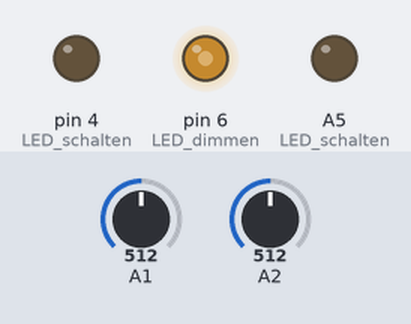
This sketch was run on a simulated Arduino Uno, built with avr-gcc and run on an emulated ATmega328P. Parts: output pins drawn as LEDs (lit = HIGH). The inputs (shaded band) are chosen by the test bench; at power-on: A1 = 512, A2 = 512.

Above: at 1.2 s.
1.3 s: A1 set to 716
At 2.2 s:
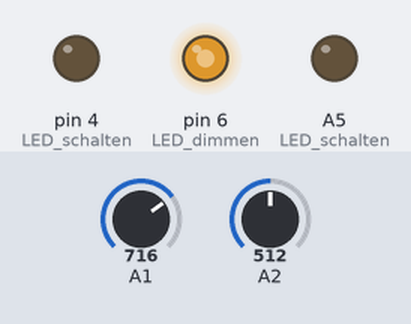
2.8 s: A2 set to 716
At 3.4 s:
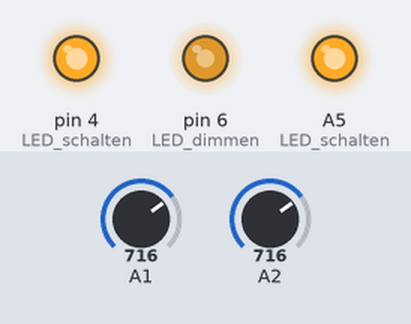
4.3 s: A1 set to 900
At 5.5 s:
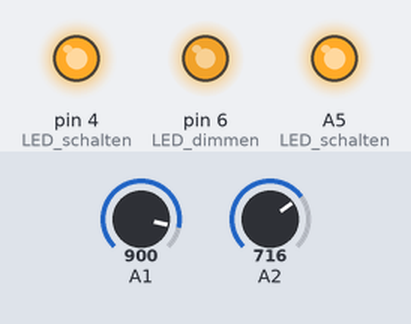
5.8 s: A2 set to 2
7.3 s: A2 set to 0
At 8.0 s:
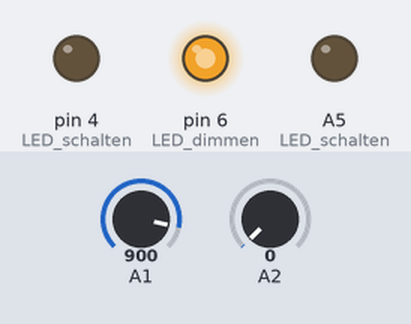
8.8 s: A1 set to 122
At 9.1 s:
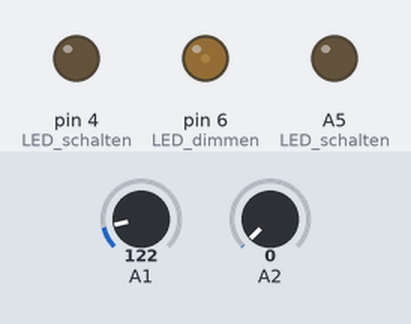
Timing chart, 0 to 11.3 s (numbered marks = the images above; inputs shaded):
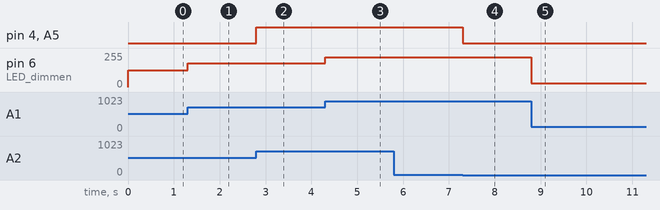

Measured:
- the behaviour switches between 1 and 0 on A2 (found by bisection; images 3 and 4)
- after the input at 1.3 s, pin 6 (LED_dimmen): 127/255 → 178/255 at once
- after the input at 2.8 s, pin 4 (LED_schalten), A5 (LED_schalten): LOW → HIGH at once
- after the input at 4.3 s, pin 6 (LED_dimmen): 178/255 → 224/255 at once
- after the input at 5.8 s, every drawn part: stays the same
- after the input at 7.3 s, pin 4 (LED_schalten), A5 (LED_schalten): HIGH → LOW at once
- after the input at 8.8 s, pin 6 (LED_dimmen): 224/255 → 30/255 at once

The sketch:

A05_PWM_LED_dimmen.ino
```cpp
/*
 * LED dimmen
 * Board: Uno
  PWM: 3, 5, 6, 9, 10, and 11.
 Provide 8-bit PWM output with the analogWrite() function.
 6 Analog Input Pins A0-A5
  LED: 13int LED
  */

//----- Ohne Variablen Definition ------//
int ReglerWert1; //LED dimmen
int ReglerWert2; //LED schalten

void setup()
{
pinMode(6, OUTPUT); //LED dimmen
pinMode(4, OUTPUT); //LED schalten
pinMode(A5, OUTPUT); //LED schalten

// Seriellen Monitor starten
Serial.begin(9600);
}

void loop()
{
//LED mit Analogeingang dimmen
ReglerWert1 = analogRead(A1);
analogWrite (6, map(ReglerWert1, 0, 1023, 0, 255));

//LED mit Analogeingang e/a schalten
ReglerWert2 = analogRead(A2);
digitalWrite(4,ReglerWert2);
digitalWrite(A5,ReglerWert2); //LED an Analogeingang schalten
}

/*----- Mit Variablen Definition ------//
byte LED1 = 6; //LED dimmen
byte LED2 = 4; //LED schalten
byte LED3 = A5; //LED an Analogeingang schalten

int REGLER1 = A1; //LED dimmen
int REGLER2 = A2; //LED schalten

int ReglerWert1; //LED dimmen
int ReglerWert2; //LED schalten

void setup()
{
pinMode(LED1, OUTPUT); //LED dimmen
pinMode(LED2, OUTPUT); //LED schalten
pinMode(LED3, OUTPUT); //LED schalten

// Seriellen Monitor starten
Serial.begin(9600);
}

void loop()
{
//LED mit Analogeingang dimmen
ReglerWert1 = analogRead(REGLER1);
analogWrite (LED1, map(ReglerWert1, 0, 1023, 0, 255));

//LED mit Analogeingang e/a schalten
ReglerWert2 = analogRead(REGLER2);
digitalWrite(LED2,ReglerWert2);
digitalWrite(LED3,ReglerWert2); //LED an Analogeingang schalten
}
*/
```
